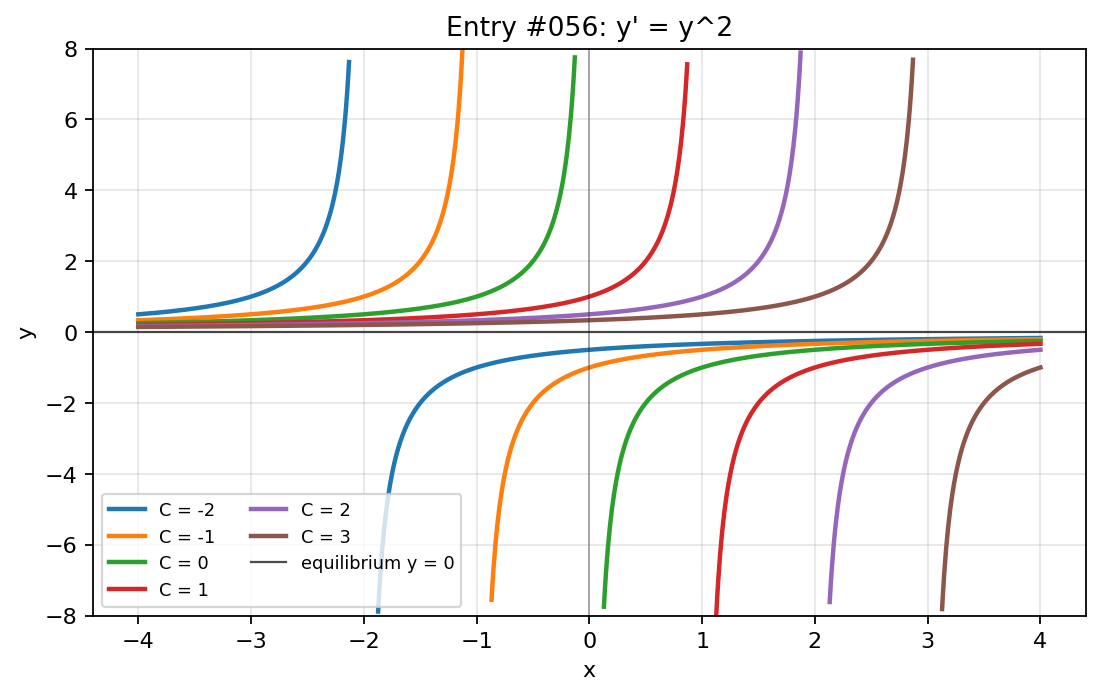

The Python source for this figure:
import numpy as np
import matplotlib.pyplot as plt

x = np.linspace(-4, 4, 900)
constants = [-2, -1, 0, 1, 2, 3]

fig, ax = plt.subplots(figsize=(7, 4.5))

for constant in constants:
    denominator = -x + constant
    y = 1 / denominator
    y = np.where((np.abs(denominator) > 0.08) & (np.abs(y) <= 8), y, np.nan)
    ax.plot(x, y, linewidth=2, label=f"C = {constant}")

ax.axhline(0, color="black", linewidth=1, alpha=0.7, label="equilibrium y = 0")
ax.axvline(0, color="#111827", linewidth=0.8, alpha=0.35)
ax.set_title("Entry #056: y' = y^2")
ax.set_xlabel("x")
ax.set_ylabel("y")
ax.set_ylim(-8, 8)
ax.grid(True, alpha=0.3)
ax.legend(fontsize=8, ncols=2)

fig.tight_layout()
plt.show()
